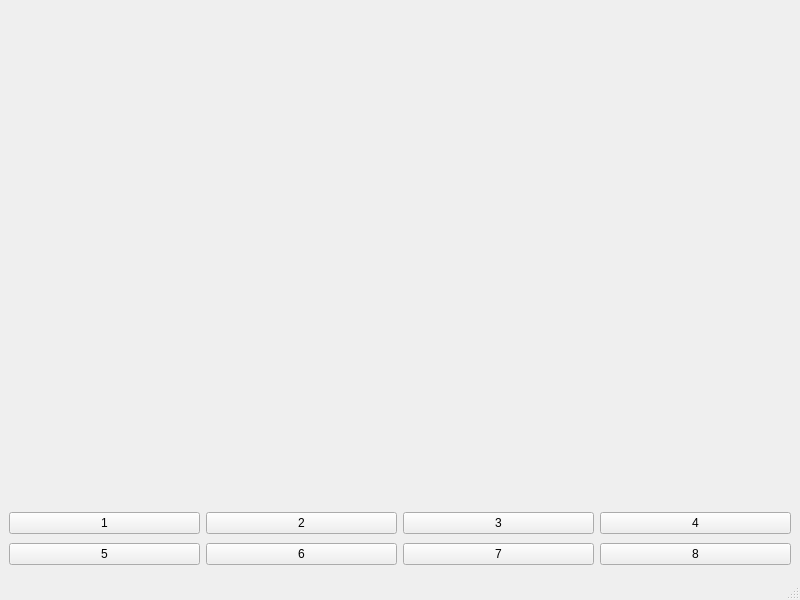
<?xml version="1.0" encoding="UTF-8"?>
<ui version="4.0">
 <class>MainWindow</class>
 <widget class="QMainWindow" name="MainWindow">
  <property name="geometry">
   <rect>
    <x>0</x>
    <y>0</y>
    <width>800</width>
    <height>600</height>
   </rect>
  </property>
  <property name="windowTitle">
   <string>MainWindow</string>
  </property>
  <widget class="QWidget" name="centralwidget">
   <layout class="QVBoxLayout" name="verticalLayout">
    <item>
     <widget class="QWidget" name="d3DWidget" native="true">
      <layout class="QVBoxLayout" name="verticalLayout_2">
       <property name="leftMargin">
        <number>0</number>
       </property>
       <property name="topMargin">
        <number>0</number>
       </property>
       <property name="rightMargin">
        <number>0</number>
       </property>
       <property name="bottomMargin">
        <number>0</number>
       </property>
       <item>
        <layout class="QHBoxLayout" name="d3DLayout"/>
       </item>
      </layout>
     </widget>
    </item>
    <item>
     <widget class="QWidget" name="controlWidget" native="true">
      <property name="maximumSize">
       <size>
        <width>16777215</width>
        <height>60</height>
       </size>
      </property>
      <layout class="QGridLayout" name="gridLayout">
       <property name="leftMargin">
        <number>0</number>
       </property>
       <property name="topMargin">
        <number>0</number>
       </property>
       <property name="rightMargin">
        <number>0</number>
       </property>
       <property name="bottomMargin">
        <number>0</number>
       </property>
       <property name="horizontalSpacing">
        <number>6</number>
       </property>
       <item row="0" column="0">
        <widget class="QPushButton" name="pushButton">
         <property name="text">
          <string>1</string>
         </property>
        </widget>
       </item>
       <item row="0" column="1">
        <widget class="QPushButton" name="pushButton_2">
         <property name="text">
          <string>2</string>
         </property>
        </widget>
       </item>
       <item row="1" column="0">
        <widget class="QPushButton" name="pushButton_5">
         <property name="text">
          <string>5</string>
         </property>
        </widget>
       </item>
       <item row="1" column="1">
        <widget class="QPushButton" name="pushButton_6">
         <property name="text">
          <string>6</string>
         </property>
        </widget>
       </item>
       <item row="1" column="2">
        <widget class="QPushButton" name="pushButton_8">
         <property name="text">
          <string>7</string>
         </property>
        </widget>
       </item>
       <item row="1" column="3">
        <widget class="QPushButton" name="pushButton_3">
         <property name="text">
          <string>8</string>
         </property>
        </widget>
       </item>
       <item row="0" column="2">
        <widget class="QPushButton" name="pushButton_7">
         <property name="text">
          <string>3</string>
         </property>
        </widget>
       </item>
       <item row="0" column="3">
        <widget class="QPushButton" name="pushButton_4">
         <property name="text">
          <string>4</string>
         </property>
        </widget>
       </item>
      </layout>
     </widget>
    </item>
   </layout>
  </widget>
  <widget class="QMenuBar" name="menubar">
   <property name="geometry">
    <rect>
     <x>0</x>
     <y>0</y>
     <width>800</width>
     <height>21</height>
    </rect>
   </property>
  </widget>
  <widget class="QStatusBar" name="statusbar"/>
 </widget>
 <resources/>
 <connections/>
</ui>
